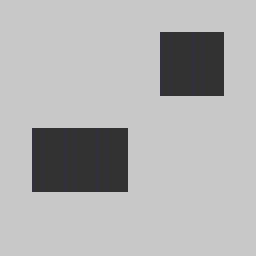

Tiled map render using the project's own tile images. Description and the whole map definition, tile-layer contents included, below:
An orthogonal 8x8 tile map with 32x32 px tiles, 1 tile layer (Tile Layer 1).

<map version="1.10" tiledversion="1.10.1" orientation="orthogonal" renderorder="right-down" width="8" height="8" tilewidth="32" tileheight="32" infinite="0" nextlayerid="2" nextobjectid="1">
 <tileset firstgid="1" source="BaseTileset.tsx" />
 <layer id="1" name="Tile Layer 1" width="8" height="8">
  <data encoding="csv">
5,5,5,5,5,5,5,5,
5,5,5,5,5,4,4,5,
5,5,5,5,5,4,4,5,
5,5,5,5,5,5,5,5,
5,4,4,4,5,5,5,5,
5,4,4,4,5,5,5,5,
5,5,5,5,5,5,5,5,
5,5,5,5,5,5,5,5
</data>
 </layer>
</map>
